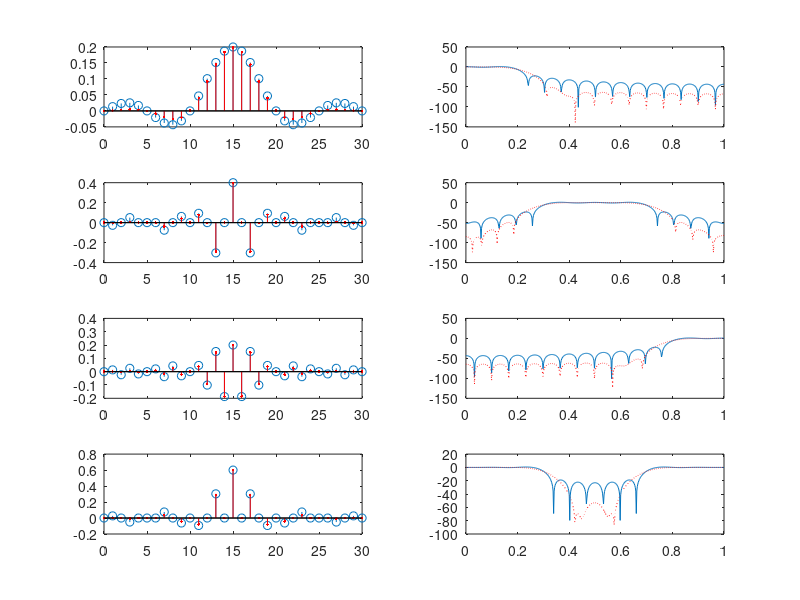

This chart was generated by the following MATLAB code:
%ds05e06.m to design standard band FIR filters
clear, clf
Fs= 5e4; T=1/Fs; % Sampling frequency and sampling period
N=30; M=N/2; % Filter order and its half
nn=[-M:M]; nn1=nn+M; % Duration of filter impulse response 
fn=[0:512]/512; W= fn*pi; % normalized and digital frequency ranges
% LPF design
fc_LP= 5000*T*2; % Normalized 6dB cutoff frequency corresponding to 5kHz
gLP= fc_LP*sinc(fc_LP*nn); % Eq.(5.24)
gLP1= fir1(N,fc_LP); % filter impulse response or tap coefficients
GLP= abs(freqz(gLP,1,W))+eps; 
GLP1= abs(freqz(gLP1,1,W))+eps; 
subplot(421), stem(nn1,gLP), hold on, stem(nn1,gLP1,'r.')
subplot(422), plot(fn,20*log10(GLP), fn,20*log10(GLP1),'r:')
% BPF design
fc_BP=[7500 17500]*T*2; % Normalized 6dB band edge frequencies
fp= sum(fc_BP)/2*pi; % Passband center frequency[rad/sample]
gBP= 2*gLP.*cos(fp*nn); % Eq.(5.25)
gBP1= fir1(N,fc_BP); % filter impulse response or tap coefficients
GBP= abs(freqz(gBP,1,W))+eps; 
GBP1= abs(freqz(gBP1,1,W))+eps; 
subplot(423), stem(nn1,gBP), hold on, stem(nn1,gBP1,'r.')
subplot(424), plot(fn,20*log10(GBP), fn,20*log10(GBP1),'r:')
% HPF design
impulse_delayed= zeros(1,N+1); impulse_delayed(M+1)= 1; % Impulse
fc_HP= 20000*T*2; % Normalized 6dB cutoff frequency 20kHz
gHP= impulse_delayed-fc_HP*sinc(fc_HP*nn); % Eq.(5.26)
gHP1=fir1(N,fc_HP,'high'); %filter impulse response/tap coefficients
GHP= abs(freqz(gHP,1,W))+eps; 
GHP1= abs(freqz(gHP1,1,W))+eps; 
subplot(425), stem(nn1,gHP), hold on, stem(nn1,gHP1,'r.')
subplot(426), plot(fn,20*log10(GHP), fn,20*log10(GHP1),'r:')
% BSF design
fc_BS=[7500 17500]*T*2; % Normalized 6dB band edge frequencies
Ws= sum(fc_BS)/2*pi; % Stopband center frequency[rad/sample]
fc_LP= (fc_BS(2)-fc_BS(1))/2; gLP= fc_LP*sinc(fc_LP*nn);
gBS= impulse_delayed-2*gLP.*cos(Ws*nn); % Eq.(5.27)
gBS1=fir1(N,fc_BS,'stop'); % filter impulse response/tap coefficients
GBS= abs(freqz(gBS,1,W))+eps;  GBS1= abs(freqz(gBS1,1,W))+eps; 
subplot(427), stem(nn1,gBS), hold on, stem(nn1,gBS1,'r.')
subplot(428), plot(fn,20*log10(GBS), fn,20*log10(GBS1),'r:')
